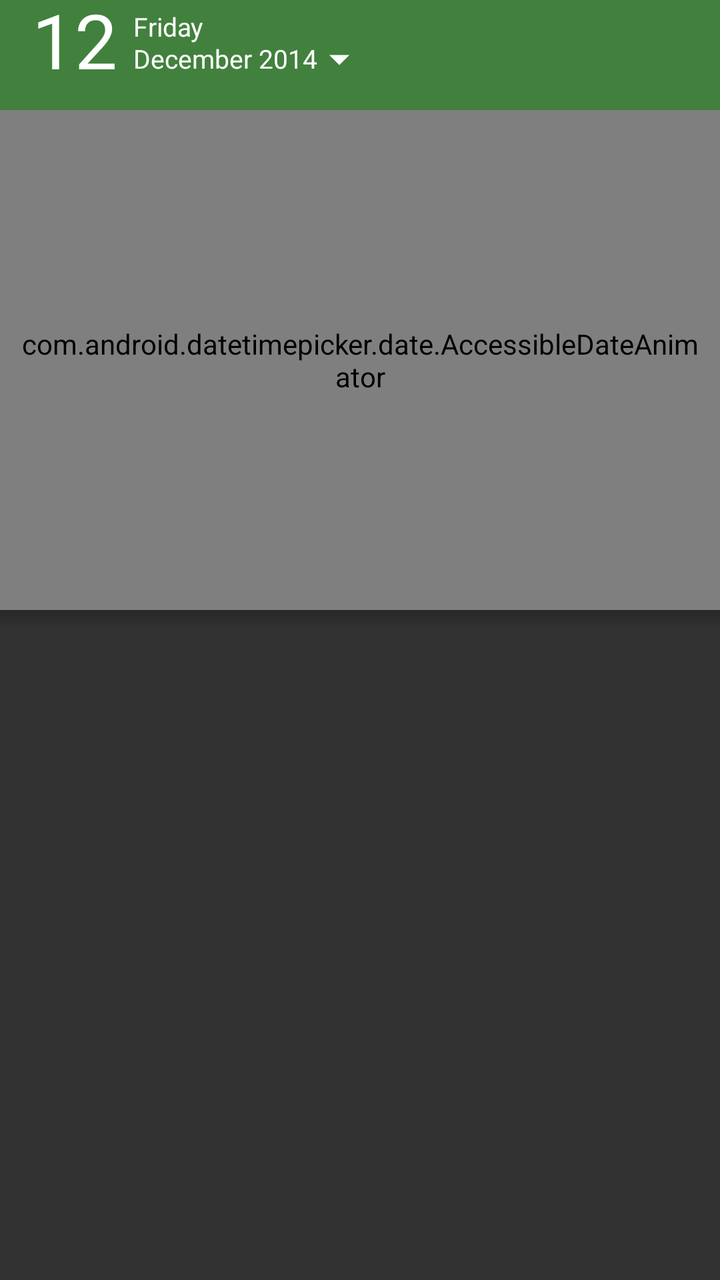
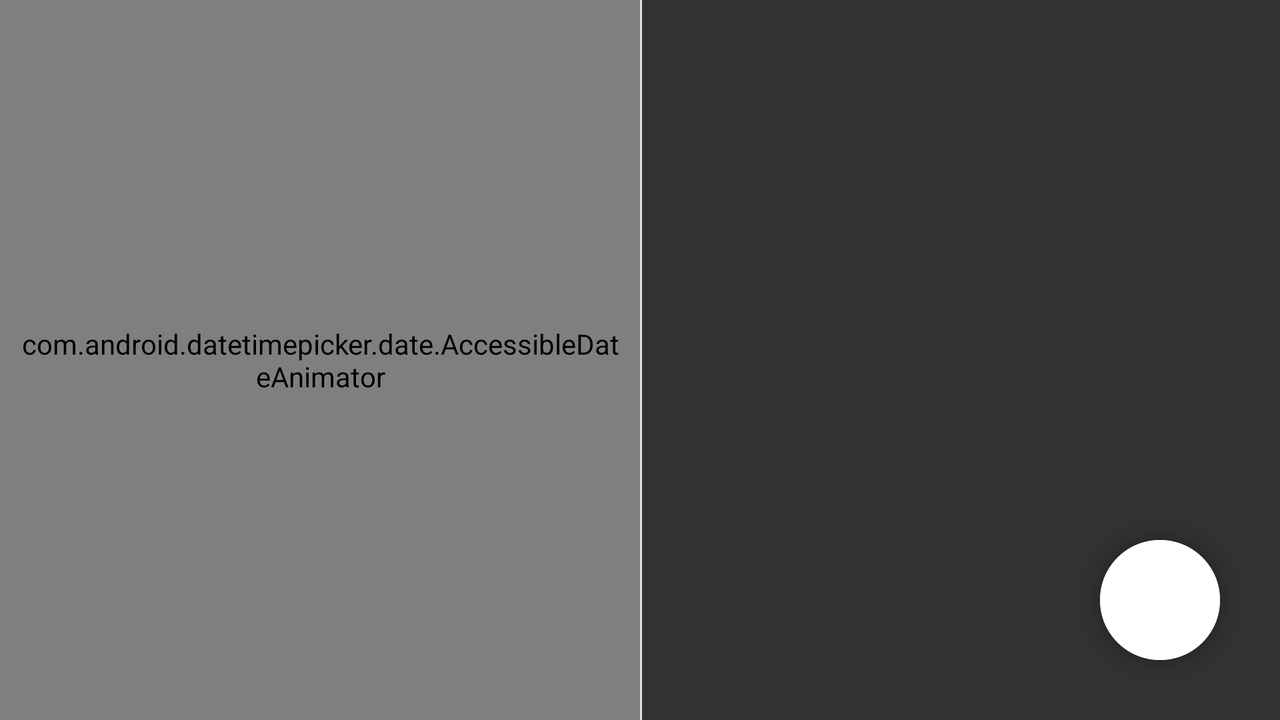

One screen, two layout resources from the same app: the default and the repository's alternative for another configuration. Each is rendered where Android would select it; the XML of both is given below.
<!-- AndroidManifest.xml: application theme AppTheme -->
<!-- res/layout/fragment_calendar.xml -->
<?xml version="1.0" encoding="utf-8"?>
<RelativeLayout xmlns:android="http://schemas.android.com/apk/res/android"
    android:layout_width="match_parent"
    android:layout_height="match_parent">

    <RelativeLayout
        android:id="@+id/cal_header"
        android:layout_width="match_parent"
        android:layout_height="wrap_content"
        android:background="@color/section_calendar"
        android:paddingBottom="10dp"
        android:paddingLeft="16dp">

        <TextView
            android:id="@+id/cal_header_day"
            android:layout_width="wrap_content"
            android:layout_height="wrap_content"
            android:layout_marginTop="-6dp"
            android:gravity="center"
            android:text="12"
            android:textColor="@color/white"
            android:textSize="38dp" />

        <TextView
            android:id="@+id/cal_header_day_of_week"
            android:layout_width="wrap_content"
            android:layout_height="wrap_content"
            android:layout_alignTop="@id/cal_header_day"
            android:layout_marginTop="10dp"
            android:layout_toRightOf="@id/cal_header_day"
            android:gravity="center"
            android:paddingLeft="8dp"
            android:text="Friday"
            android:textColor="@color/white"
            android:textSize="13dp" />

        <LinearLayout
            android:id="@+id/cal_header_month_layout"
            android:layout_width="wrap_content"
            android:layout_height="wrap_content"
            android:layout_alignBottom="@id/cal_header_day"
            android:layout_marginBottom="7dp"
            android:layout_marginLeft="4dp"
            android:layout_toRightOf="@id/cal_header_day"
            android:background="@drawable/default_selector"
            android:clickable="true"
            android:orientation="horizontal"
            android:paddingLeft="4dp"
            android:paddingRight="4dp">

            <TextView
                android:id="@+id/cal_header_month_year"
                android:layout_width="wrap_content"
                android:layout_height="wrap_content"
                android:gravity="center"
                android:text="December 2014"
                android:textColor="@color/white"
                android:textSize="13dp" />

            <ImageView
                android:layout_width="wrap_content"
                android:layout_height="wrap_content"
                android:layout_gravity="center_vertical"
                android:layout_marginLeft="6dp"
                android:layout_marginTop="1dp"
                android:src="@drawable/ic_arrow_down_selector" />

        </LinearLayout>

    </RelativeLayout>

    <com.android.datetimepicker.date.AccessibleDateAnimator
        android:id="@+id/animator"
        android:layout_width="match_parent"
        android:paddingLeft="8dp"
        android:paddingRight="8dp"
        android:layout_height="@dimen/calendar_height"
        android:layout_below="@id/cal_header"
        android:background="@color/date_picker_view_animator" />

    <android.support.v7.widget.RecyclerView
        android:id="@+id/list"
        android:layout_below="@id/animator"
        android:layout_width="match_parent"
        android:layout_height="wrap_content" />

    <View
        android:layout_below="@id/animator"
        android:layout_width="match_parent"
        android:layout_height="10dp"
        android:background="@drawable/simple_horizontal_shadow" />

</RelativeLayout>
<!-- resources referenced by this layout -->
<resources>
  <color name="section_calendar">#41813D</color>
  <color name="white">#FFFFFF</color>
  <dimen name="calendar_height">250dp</dimen>
  <!-- drawable default_selector (drawable) -->
  <?xml version="1.0" encoding="utf-8"?>
  <selector xmlns:android="http://schemas.android.com/apk/res/android">
      <item android:state_pressed="true" android:drawable="@color/Pressed_Default"/> 
      <item android:state_focused="true" android:drawable="@color/Focused_Default"/> 
      <item android:state_checked="true" android:drawable="@drawable/ic_check"/>
      <item android:state_selected="true" android:drawable="@drawable/ic_check"/>
      <item android:state_activated="true" android:drawable="@drawable/ic_check"/>
      <item android:drawable="@color/Transparent"/> 
  </selector>
  <!-- drawable ic_arrow_down_selector (drawable) -->
  <?xml version="1.0" encoding="utf-8"?>
  <selector xmlns:android="http://schemas.android.com/apk/res/android">
      <item android:state_pressed="true" android:drawable="@drawable/ic_arrow_down_pressed"/>
      <item android:drawable="@drawable/ic_arrow_down"/>
  </selector>
  <!-- drawable simple_horizontal_shadow (drawable) -->
  <?xml version="1.0" encoding="utf-8"?>
  <shape xmlns:android="http://schemas.android.com/apk/res/android">
      <gradient
          android:startColor="#33000000"
          android:endColor="#00000000"
          android:angle="270" />
  </shape>
  <!-- from res/values-v21/ -->
  <style name="AppTheme" parent="BaseTheme">
          <item name="android:windowTranslucentStatus">false</item>
          <item name="android:windowTranslucentNavigation">false</item>
          <item name="android:statusBarColor">@color/transparent</item>
      </style>
  <color name="Pressed_Default">#5ccc</color>
  <color name="Focused_Default">#5fff</color>
  <color name="Transparent">#0fff</color>
  <!-- drawable ic_arrow_down_pressed: png bitmap (drawable-hdpi, 185 bytes) -->
  <!-- drawable ic_arrow_down: png bitmap (drawable-hdpi, 173 bytes) -->
  <style name="BaseTheme" parent="Theme.AppCompat.Light.NoActionBar">
          <item name="android:windowBackground">@color/window_background</item>
          <item name="windowActionBarOverlay">true</item>
          <item name="windowActionModeOverlay">true</item>
          <item name="actionModeStyle">@style/ActionMode</item>
          <item name="colorPrimary">@color/primary</item>
          <item name="colorAccent">@color/accent</item>
          <item name="android:divider">@color/divider</item>
      </style>
  <color name="transparent">#00000000</color>
  <color name="window_background">#323232</color>
  <style name="ActionMode" parent="Widget.AppCompat.ActionMode">
          <item name="height">@dimen/toolbar_height</item>
      </style>
  <color name="primary">#315e73</color>
  <color name="accent">#009688</color>
  <color name="divider">#E0E0E0</color>
  <dimen name="toolbar_height">56dp</dimen>
</resources>
<!-- res/layout-land/fragment_calendar.xml (the repository's variant of the layout above) -->
<!-- drawn on the phone turned sideways -->
<?xml version="1.0" encoding="utf-8"?>
<LinearLayout xmlns:android="http://schemas.android.com/apk/res/android"
    android:layout_width="match_parent"
    android:layout_height="match_parent"
    android:orientation="horizontal"
    android:layout_alignParentRight="true"
    android:weightSum="2">

    <RelativeLayout
        android:layout_width="match_parent"
        android:layout_height="match_parent"
        android:layout_weight="1">

        <com.android.datetimepicker.date.AccessibleDateAnimator
            android:id="@+id/animator"
            android:layout_width="match_parent"
            android:layout_height="match_parent"
            android:layout_below="@id/cal_header"
            android:background="@color/date_picker_view_animator"
            android:paddingLeft="8dp"
            android:paddingRight="8dp" />

    </RelativeLayout>

    <RelativeLayout
        android:layout_width="match_parent"
        android:layout_height="match_parent"
        android:layout_weight="1">

        <android.support.v7.widget.RecyclerView
            android:id="@+id/list"
            android:layout_width="match_parent"
            android:layout_height="wrap_content" />

        <View
            android:layout_width="1dp"
            android:layout_height="match_parent"
            android:layout_alignParentLeft="true"
            android:background="@color/divider" />

        <include layout="@layout/fab" />
    </RelativeLayout>
</LinearLayout>
<!-- res/layout/fab.xml (included above) -->
<?xml version="1.0" encoding="utf-8"?>
<FrameLayout xmlns:android="http://schemas.android.com/apk/res/android"
    android:layout_width="wrap_content"
    android:layout_height="wrap_content"
    android:layout_margin="20dp"
    android:layout_alignParentBottom="true"
    android:layout_alignParentRight="true">

    <ImageView
        android:id="@+id/fab_bg"
        android:layout_width="wrap_content"
        android:layout_height="wrap_content"
        android:layout_gravity="center"
        android:src="@drawable/fab"/>

    <ImageView
        android:id="@+id/fab_icon"
        android:layout_width="50dp"
        android:layout_height="50dp"
        android:layout_gravity="center"
        android:src="@drawable/ic_menu_edit_white"/>

    <View
        android:id="@+id/fab"
        android:layout_width="60dp"
        android:layout_height="60dp"
        android:layout_gravity="center"
        android:background="@drawable/fab_selector"
        android:clickable="true"/>

</FrameLayout>
<!-- resources referenced by the variant -->
<!-- as the phone turned sideways resolves them -->
<resources>
  <color name="divider">#E0E0E0</color>
  <!-- drawable fab: png bitmap (drawable-hdpi, 3358 bytes) -->
  <!-- drawable fab_selector (drawable) -->
  <?xml version="1.0" encoding="utf-8"?>
  <selector xmlns:android="http://schemas.android.com/apk/res/android">
      <item android:state_pressed="true" android:drawable="@drawable/fab_pressed_circle"/>
  </selector>
  <!-- drawable ic_menu_edit_white: png bitmap (drawable-hdpi, 291 bytes) -->
  <!-- from res/values-v21/ -->
  <style name="AppTheme" parent="BaseTheme">
          <item name="android:windowTranslucentStatus">false</item>
          <item name="android:windowTranslucentNavigation">false</item>
          <item name="android:statusBarColor">@color/transparent</item>
      </style>
  <!-- drawable fab_pressed_circle (drawable) -->
  <?xml version="1.0" encoding="utf-8"?>
  <shape
      xmlns:android="http://schemas.android.com/apk/res/android"
      android:shape="oval">
  
      <solid
          android:color="@color/Pressed_Default"/>
  
      <corners
          android:radius="30dp" />
  
      
          
          
  
  </shape>
  <style name="BaseTheme" parent="Theme.AppCompat.Light.NoActionBar">
          <item name="android:windowBackground">@color/window_background</item>
          <item name="windowActionBarOverlay">true</item>
          <item name="windowActionModeOverlay">true</item>
          <item name="actionModeStyle">@style/ActionMode</item>
          <item name="colorPrimary">@color/primary</item>
          <item name="colorAccent">@color/accent</item>
          <item name="android:divider">@color/divider</item>
      </style>
  <color name="transparent">#00000000</color>
  <color name="Pressed_Default">#5ccc</color>
  <color name="window_background">#323232</color>
  <style name="ActionMode" parent="Widget.AppCompat.ActionMode">
          <item name="height">@dimen/toolbar_height</item>
      </style>
  <color name="primary">#315e73</color>
  <color name="accent">#009688</color>
  <!-- from res/values-land/ -->
  <dimen name="toolbar_height">48dp</dimen>
</resources>
